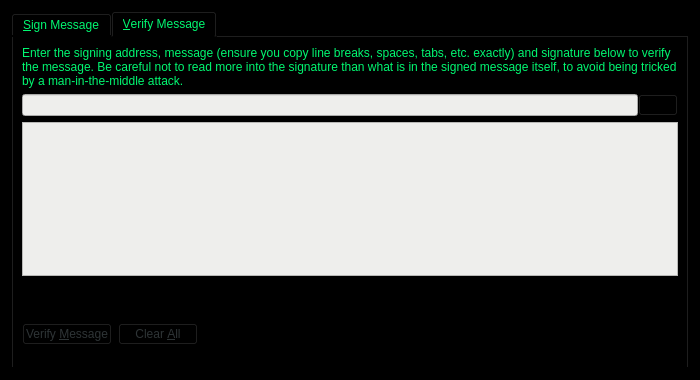
<?xml version="1.0" encoding="UTF-8"?>
<ui version="4.0">
 <class>SignVerifyMessageDialog</class>
 <widget class="QDialog" name="SignVerifyMessageDialog">
  <property name="geometry">
   <rect>
    <x>0</x>
    <y>0</y>
    <width>700</width>
    <height>380</height>
   </rect>
  </property>
  <property name="windowTitle">
   <string>Signatures - Sign / Verify a Message</string>
  </property>
  <property name="styleSheet">
   <string notr="true">background-color: rgb(0, 0, 0);
color: rgb(1, 248, 113);</string>
  </property>
  <property name="modal">
   <bool>true</bool>
  </property>
  <layout class="QVBoxLayout" name="verticalLayout">
   <item>
    <widget class="QTabWidget" name="tabWidget">
     <property name="currentIndex">
      <number>1</number>
     </property>
     <widget class="QWidget" name="tabSignMessage">
      <attribute name="title">
       <string>&amp;Sign Message</string>
      </attribute>
      <layout class="QVBoxLayout" name="verticalLayout_SM">
       <item>
        <widget class="QLabel" name="infoLabel_SM">
         <property name="text">
          <string>You can sign messages with your addresses to prove you own them. Be careful not to sign anything vague, as phishing attacks may try to trick you into signing your identity over to them. Only sign fully-detailed statements you agree to.</string>
         </property>
         <property name="textFormat">
          <enum>Qt::PlainText</enum>
         </property>
         <property name="wordWrap">
          <bool>true</bool>
         </property>
        </widget>
       </item>
       <item>
        <layout class="QHBoxLayout" name="horizontalLayout_1_SM">
         <property name="spacing">
          <number>0</number>
         </property>
         <item>
          <widget class="QValidatedLineEdit" name="addressIn_SM">
           <property name="toolTip">
            <string>The XVGDG address to sign the message with</string>
           </property>
          </widget>
         </item>
         <item>
          <widget class="QPushButton" name="addressBookButton_SM">
           <property name="toolTip">
            <string>Choose previously used address</string>
           </property>
           <property name="styleSheet">
            <string notr="true">color: rgb(46, 52, 54);</string>
           </property>
           <property name="text">
            <string/>
           </property>
           <property name="icon">
            <iconset resource="../XVGDG.qrc">
             <normaloff>:/icons/address-book</normaloff>:/icons/address-book</iconset>
           </property>
           <property name="shortcut">
            <string>Alt+A</string>
           </property>
           <property name="autoDefault">
            <bool>false</bool>
           </property>
          </widget>
         </item>
         <item>
          <widget class="QPushButton" name="pasteButton_SM">
           <property name="toolTip">
            <string>Paste address from clipboard</string>
           </property>
           <property name="styleSheet">
            <string notr="true">color: rgb(46, 52, 54);</string>
           </property>
           <property name="text">
            <string/>
           </property>
           <property name="icon">
            <iconset resource="../XVGDG.qrc">
             <normaloff>:/icons/editpaste</normaloff>:/icons/editpaste</iconset>
           </property>
           <property name="shortcut">
            <string>Alt+P</string>
           </property>
           <property name="autoDefault">
            <bool>false</bool>
           </property>
          </widget>
         </item>
        </layout>
       </item>
       <item>
        <widget class="QPlainTextEdit" name="messageIn_SM">
         <property name="toolTip">
          <string>Enter the message you want to sign here</string>
         </property>
        </widget>
       </item>
       <item>
        <widget class="QLabel" name="signatureLabel_SM">
         <property name="text">
          <string>Signature</string>
         </property>
         <property name="textFormat">
          <enum>Qt::PlainText</enum>
         </property>
        </widget>
       </item>
       <item>
        <layout class="QHBoxLayout" name="horizontalLayout_2_SM">
         <property name="spacing">
          <number>0</number>
         </property>
         <item>
          <widget class="QLineEdit" name="signatureOut_SM">
           <property name="font">
            <font>
             <italic>true</italic>
            </font>
           </property>
           <property name="readOnly">
            <bool>true</bool>
           </property>
          </widget>
         </item>
         <item>
          <widget class="QPushButton" name="copySignatureButton_SM">
           <property name="toolTip">
            <string>Copy the current signature to the system clipboard</string>
           </property>
           <property name="styleSheet">
            <string notr="true">color: rgb(46, 52, 54);</string>
           </property>
           <property name="text">
            <string/>
           </property>
           <property name="icon">
            <iconset resource="../XVGDG.qrc">
             <normaloff>:/icons/editcopy</normaloff>:/icons/editcopy</iconset>
           </property>
           <property name="autoDefault">
            <bool>false</bool>
           </property>
          </widget>
         </item>
        </layout>
       </item>
       <item>
        <layout class="QHBoxLayout" name="horizontalLayout_3_SM">
         <item>
          <widget class="QPushButton" name="signMessageButton_SM">
           <property name="toolTip">
            <string>Sign the message to prove you own this XVGDG address</string>
           </property>
           <property name="styleSheet">
            <string notr="true">color: rgb(46, 52, 54);</string>
           </property>
           <property name="text">
            <string>Sign &amp;Message</string>
           </property>
           <property name="icon">
            <iconset resource="../XVGDG.qrc">
             <normaloff>:/icons/edit</normaloff>:/icons/edit</iconset>
           </property>
           <property name="autoDefault">
            <bool>false</bool>
           </property>
          </widget>
         </item>
         <item>
          <widget class="QPushButton" name="clearButton_SM">
           <property name="toolTip">
            <string>Reset all sign message fields</string>
           </property>
           <property name="styleSheet">
            <string notr="true">color: rgb(46, 52, 54);</string>
           </property>
           <property name="text">
            <string>Clear &amp;All</string>
           </property>
           <property name="icon">
            <iconset resource="../XVGDG.qrc">
             <normaloff>:/icons/remove</normaloff>:/icons/remove</iconset>
           </property>
           <property name="autoDefault">
            <bool>false</bool>
           </property>
          </widget>
         </item>
         <item>
          <spacer name="horizontalSpacer_1_SM">
           <property name="orientation">
            <enum>Qt::Horizontal</enum>
           </property>
           <property name="sizeHint" stdset="0">
            <size>
             <width>40</width>
             <height>48</height>
            </size>
           </property>
          </spacer>
         </item>
         <item>
          <widget class="QLabel" name="statusLabel_SM">
           <property name="font">
            <font>
             <weight>75</weight>
             <bold>true</bold>
            </font>
           </property>
           <property name="text">
            <string/>
           </property>
           <property name="wordWrap">
            <bool>true</bool>
           </property>
          </widget>
         </item>
         <item>
          <spacer name="horizontalSpacer_2_SM">
           <property name="orientation">
            <enum>Qt::Horizontal</enum>
           </property>
           <property name="sizeHint" stdset="0">
            <size>
             <width>40</width>
             <height>48</height>
            </size>
           </property>
          </spacer>
         </item>
        </layout>
       </item>
      </layout>
     </widget>
     <widget class="QWidget" name="tabVerifyMessage">
      <attribute name="title">
       <string>&amp;Verify Message</string>
      </attribute>
      <layout class="QVBoxLayout" name="verticalLayout_VM">
       <item>
        <widget class="QLabel" name="infoLabel_VM">
         <property name="text">
          <string>Enter the signing address, message (ensure you copy line breaks, spaces, tabs, etc. exactly) and signature below to verify the message. Be careful not to read more into the signature than what is in the signed message itself, to avoid being tricked by a man-in-the-middle attack.</string>
         </property>
         <property name="textFormat">
          <enum>Qt::PlainText</enum>
         </property>
         <property name="alignment">
          <set>Qt::AlignLeading|Qt::AlignLeft|Qt::AlignTop</set>
         </property>
         <property name="wordWrap">
          <bool>true</bool>
         </property>
        </widget>
       </item>
       <item>
        <layout class="QHBoxLayout" name="horizontalLayout_1_VM">
         <property name="spacing">
          <number>0</number>
         </property>
         <item>
          <widget class="QValidatedLineEdit" name="addressIn_VM">
           <property name="toolTip">
            <string>The XVGDG address the message was signed with</string>
           </property>
           <property name="styleSheet">
            <string notr="true">background-color: rgb(238, 238, 236);color: rgb(0, 77, 0);</string>
           </property>
          </widget>
         </item>
         <item>
          <widget class="QPushButton" name="addressBookButton_VM">
           <property name="toolTip">
            <string>Choose previously used address</string>
           </property>
           <property name="styleSheet">
            <string notr="true">color: rgb(46, 52, 54);</string>
           </property>
           <property name="text">
            <string/>
           </property>
           <property name="icon">
            <iconset resource="../XVGDG.qrc">
             <normaloff>:/icons/address-book</normaloff>:/icons/address-book</iconset>
           </property>
           <property name="shortcut">
            <string>Alt+A</string>
           </property>
           <property name="autoDefault">
            <bool>false</bool>
           </property>
          </widget>
         </item>
        </layout>
       </item>
       <item>
        <widget class="QPlainTextEdit" name="messageIn_VM">
         <property name="styleSheet">
          <string notr="true">background-color: rgb(238, 238, 236);color: rgb(0, 77, 0);</string>
         </property>
        </widget>
       </item>
       <item>
        <widget class="QValidatedLineEdit" name="signatureIn_VM"/>
       </item>
       <item>
        <layout class="QHBoxLayout" name="horizontalLayout_2_VM">
         <item>
          <widget class="QPushButton" name="verifyMessageButton_VM">
           <property name="toolTip">
            <string>Verify the message to ensure it was signed with the specified XVGDG address</string>
           </property>
           <property name="styleSheet">
            <string notr="true">color: rgb(46, 52, 54);</string>
           </property>
           <property name="text">
            <string>Verify &amp;Message</string>
           </property>
           <property name="icon">
            <iconset resource="../XVGDG.qrc">
             <normaloff>:/icons/transaction_0</normaloff>:/icons/transaction_0</iconset>
           </property>
           <property name="autoDefault">
            <bool>false</bool>
           </property>
          </widget>
         </item>
         <item>
          <widget class="QPushButton" name="clearButton_VM">
           <property name="toolTip">
            <string>Reset all verify message fields</string>
           </property>
           <property name="styleSheet">
            <string notr="true">color: rgb(46, 52, 54);</string>
           </property>
           <property name="text">
            <string>Clear &amp;All</string>
           </property>
           <property name="icon">
            <iconset resource="../XVGDG.qrc">
             <normaloff>:/icons/remove</normaloff>:/icons/remove</iconset>
           </property>
           <property name="autoDefault">
            <bool>false</bool>
           </property>
          </widget>
         </item>
         <item>
          <spacer name="horizontalSpacer_1_VM">
           <property name="orientation">
            <enum>Qt::Horizontal</enum>
           </property>
           <property name="sizeHint" stdset="0">
            <size>
             <width>40</width>
             <height>48</height>
            </size>
           </property>
          </spacer>
         </item>
         <item>
          <widget class="QLabel" name="statusLabel_VM">
           <property name="font">
            <font>
             <weight>75</weight>
             <bold>true</bold>
            </font>
           </property>
           <property name="text">
            <string/>
           </property>
           <property name="wordWrap">
            <bool>true</bool>
           </property>
          </widget>
         </item>
         <item>
          <spacer name="horizontalSpacer_2_VM">
           <property name="orientation">
            <enum>Qt::Horizontal</enum>
           </property>
           <property name="sizeHint" stdset="0">
            <size>
             <width>40</width>
             <height>48</height>
            </size>
           </property>
          </spacer>
         </item>
        </layout>
       </item>
      </layout>
     </widget>
    </widget>
   </item>
  </layout>
 </widget>
 <customwidgets>
  <customwidget>
   <class>QValidatedLineEdit</class>
   <extends>QLineEdit</extends>
   <header>qvalidatedlineedit.h</header>
  </customwidget>
 </customwidgets>
 <resources>
  <include location="../XVGDG.qrc"/>
 </resources>
 <connections/>
</ui>
